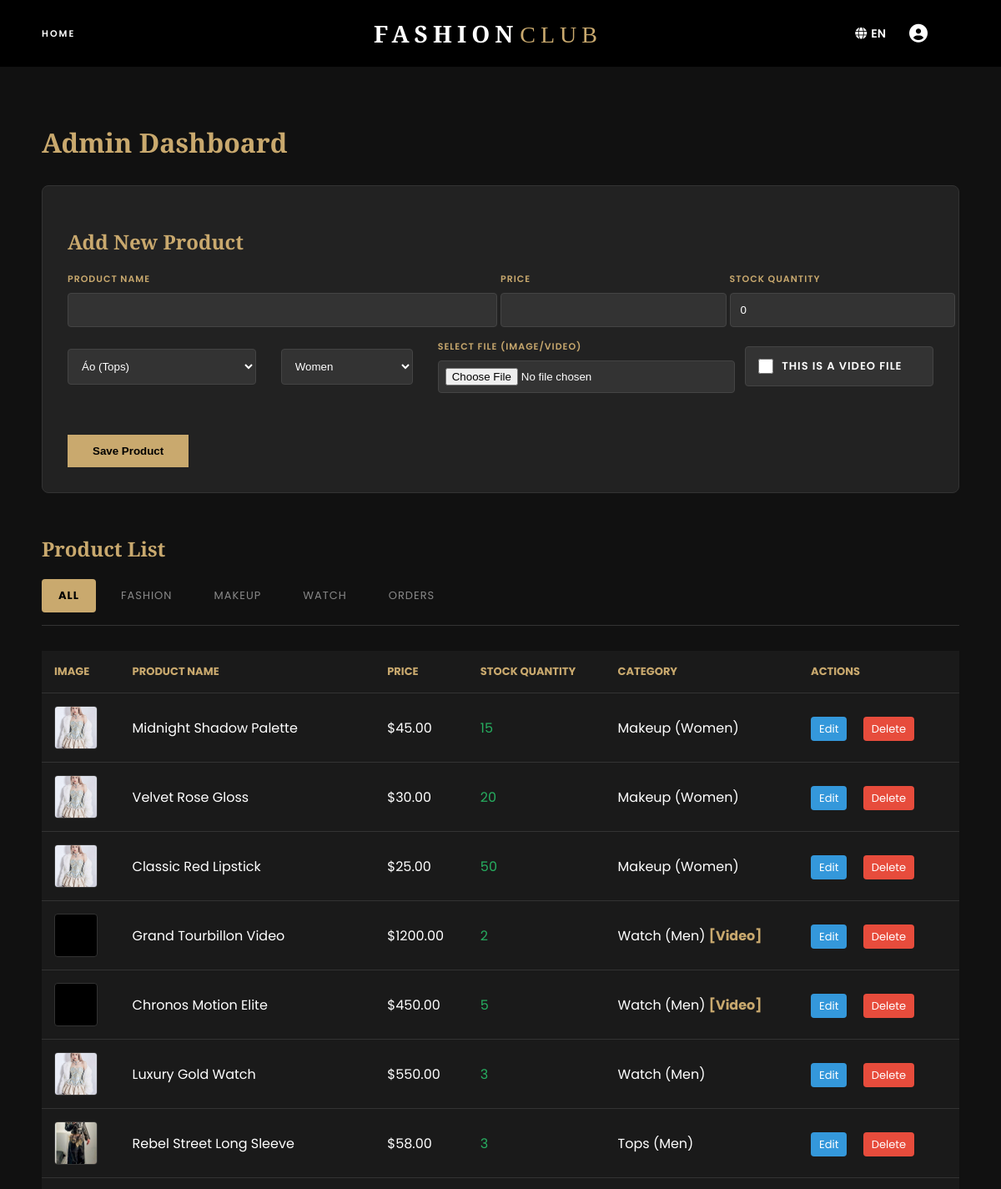
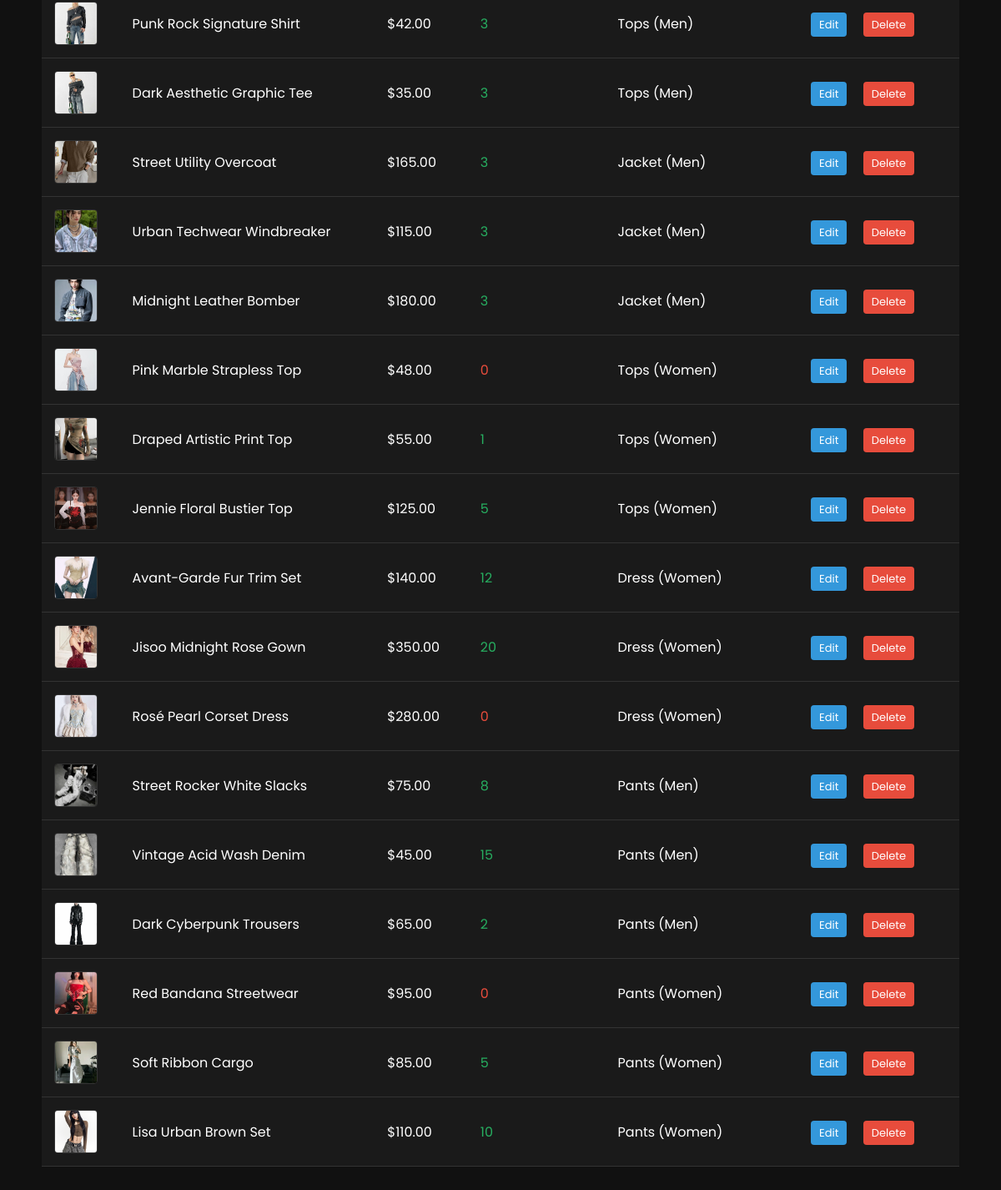
The app's page /html/admin.php (signed in) with its own data (2 pictures, top to bottom).
### tables this page shows
CREATE TABLE IF NOT EXISTS products (
    id INT AUTO_INCREMENT PRIMARY KEY,
    name VARCHAR(100) NOT NULL,
    price DECIMAL(10, 2) NOT NULL,
    quantity INT DEFAULT 0,
    image_url VARCHAR(255),
    category VARCHAR(50),
    gender VARCHAR(20),
    description TEXT,
    is_video BOOLEAN DEFAULT 0
);

### html/admin.php (the view, shortened to what this page needs)
<?php
require_once '../config.php';
$lang = isset($_COOKIE['lang']) ? $_COOKIE['lang'] : 'EN';
$ta = $t_admin[$lang];
$filter = isset($_GET['filter']) ? $_GET['filter'] : 'all';
$filter_query = "";
$edit_product = null;
$current_cat = $edit_product['category'] ?? ($filter !== 'all' && $filter !== 'fashion' ? $filter : 'tops');
$products = null;
$orders = null;
if ($filter === 'orders') {
    $orders = mysqli_query($conn, "SELECT o.id, u.username, p.name as prod_name, od.quantity, od.price, o.created_at, o.status
                                  FROM orders o
                                  JOIN users u ON o.user_id = u.id
                                  JOIN order_details od ON o.id = od.order_id
                                  JOIN products p ON od.product_id = p.id
                                  ORDER BY o.created_at DESC");
} else {
    $products = mysqli_query($conn, "SELECT * FROM products $filter_query ORDER BY id DESC");
}
?>
<!DOCTYPE html>
<html lang="en">
<head>
    <link rel="stylesheet" href="../css/collection.css">
</head>
<body>
    <?php include '../header.php'; ?>
    <div class="admin-container">
        <h1 style="font-family: 'Playfair Display', serif; color: #c9a96e; margin-bottom: 30px;"><?php echo $ta['dashboard']; ?></h1>
        <div class="form-box">
            <h2><?php echo $edit_product ? $ta['edit_prod'] : $ta['add_prod']; ?></h2>
            <form method="POST" enctype="multipart/form-data">
                <div style="display: grid; grid-template-columns: 2fr 1fr 1fr; gap: 30px;">
                    <div>
                        <label><?php echo $ta['prod_name']; ?></label>
                        <input type="text" name="name" value="<?php echo htmlspecialchars($edit_product['name'] ?? ''); ?>" required>
                    </div>
                    <div>
                        <label><?php echo $ta['price']; ?></label>
                        <input type="number" step="0.01" name="price" value="<?php echo htmlspecialchars($edit_product['price'] ?? ''); ?>" required>
                    </div>
                    <div>
                        <label><?php echo $ta['stock']; ?></label>
                        <input type="number" name="quantity" value="<?php echo htmlspecialchars($edit_product['quantity'] ?? '0'); ?>" required>
                    </div>
                </div>
                <div style="display: grid; grid-template-columns: 1fr 0.7fr 1.5fr 1fr; gap: 30px; align-items: center;">
                    <select name="category" style="margin-bottom: 0;">
                        <option value="tops" <?php if($current_cat == 'tops') echo 'selected'; ?>>Áo (Tops)</option>
                    </select>
                    <select name="gender" style="margin-bottom: 0;">
                        <option value="women" <?php if(isset($edit_product) && $edit_product['gender'] == 'women') echo 'selected'; ?>><?php echo $ta['women']; ?></option>
                    </select>
                    <div>
                        <label><?php echo $ta['select_file']; ?></label>
                        <input type="file" name="product_file" accept="image/*,video/*" style="margin-bottom: 0; padding: 8px;">
                    </div>
                    <label style="font-size: 13px; display: flex; align-items: center; gap: 10px; background: #333; padding: 0 15px; border-radius: 4px; border: 1px solid #444; height: 48px; box-sizing: border-box; cursor: pointer; white-space: nowrap; color: #fff; margin-bottom: 0;">
                        <input type="checkbox" name="is_video" <?php if(isset($edit_product) && $edit_product['is_video']) echo 'checked'; ?> style="margin: 0; width: 18px; height: 18px; cursor: pointer;"> <?php echo $ta['is_video']; ?>
                    </label>
                </div>
                <br><br>
                <button type="submit" class="btn-submit"><?php echo $edit_product ? $ta['update_btn'] : $ta['save_btn']; ?></button>
            </form>
        </div>
        <h2 style="font-family: 'Playfair Display', serif; color: #c9a96e; margin-bottom: 20px;">
            <?php echo $filter === 'orders' ? $ta['history_title'] : $ta['list_title']; ?>
        </h2>
        <div class="admin-tabs">
            <a href="admin.php?filter=all" class="tab-link <?php echo $filter == 'all' ? 'active' : ''; ?>"><?php echo $ta['all']; ?></a>
            <a href="admin.php?filter=fashion" class="tab-link <?php echo $filter == 'fashion' ? 'active' : ''; ?>"><?php echo $ta['fashion']; ?></a>
            <a href="admin.php?filter=makeup" class="tab-link <?php echo $filter == 'makeup' ? 'active' : ''; ?>"><?php echo $ta['makeup']; ?></a>
            <a href="admin.php?filter=watch" class="tab-link <?php echo $filter == 'watch' ? 'active' : ''; ?>"><?php echo $ta['watch']; ?></a>
            <a href="admin.php?filter=orders" class="tab-link <?php echo $filter == 'orders' ? 'active' : ''; ?>"><?php echo $ta['orders']; ?></a>
        </div>
        <table>
            <?php if ($filter === 'orders'): ?>
            <thead>
                <tr>
                    <th><?php echo $ta['order_id']; ?></th>
                    <th><?php echo $ta['buyer']; ?></th>
                    <th><?php echo $ta['product']; ?></th>
                    <th><?php echo $ta['qty']; ?></th>
                    <th><?php echo $ta['price']; ?></th>
                    <th><?php echo $ta['date']; ?></th>
                    <th><?php echo $ta['status']; ?></th>
                </tr>
            </thead>
            <tbody>
                <?php while($o = mysqli_fetch_assoc($orders)): ?>
                <tr>
                    <td>#<?php echo $o['id']; ?></td>
                    <td><b style="color: #c9a96e;"><?php echo htmlspecialchars($o['username']); ?></b></td>
                    <td><?php echo htmlspecialchars($o['prod_name']); ?></td>
                    <td><?php echo $o['quantity']; ?></td>
                    <td>$<?php echo $o['price']; ?></td>
                    <td><?php echo date('d/m/Y H:i', strtotime($o['created_at'])); ?></td>
                    <td><span style="background: #27ae60; padding: 3px 8px; border-radius: 3px; font-size: 11px;"><?php echo $o['status']; ?></span></td>
                </tr>
                <?php endwhile; ?>
            </tbody>
            <?php else: ?>
            <thead>
                <tr>
                    <th><?php echo $ta['image']; ?></th>
                    <th><?php echo $ta['prod_name']; ?></th>
                    <th><?php echo $ta['price']; ?></th>
                    <th><?php echo $ta['stock']; ?></th>
                    <th><?php echo $ta['category']; ?></th>
                    <th><?php echo $ta['actions']; ?></th>
                </tr>
            </thead>
            <tbody>
                <?php while($p = mysqli_fetch_assoc($products)): ?>
                <?php
                    $filename = $p['image_url'];
                    if (empty($filename)) {
                        $imgPath = '../img/v4.jpg';
                    } elseif (filter_var($filename, FILTER_VALIDATE_URL)) {
                        $imgPath = $filename;
                    } else {
                        $imgPath = ($p['is_video'] ? '../video/' : '../img/') . $filename;
                    }
                ?>
                <tr>
                    <td>
                        <div style="width: 50px; height: 50px; overflow: hidden; border-radius: 4px; background: #000; border: 1px solid #333;">
                            <?php if ($p['is_video']): ?>
                                <video src="<?php echo $imgPath; ?>" style="width: 100%; height: 100%; object-fit: cover;" muted loop playsinline onmouseover="this.play()" onmouseout="this.pause()"></video>
                            <?php else: ?>
                                <img src="<?php echo $imgPath; ?>" style="width: 100%; height: 100%; object-fit: cover;" onerror="this.src='../img/v4.jpg'">
                            <?php endif; ?>
                        </div>
                    </td>
                    <td><?php echo htmlspecialchars($p['name']); ?></td>
                    <td>$<?php echo $p['price']; ?></td>
                    <td><span style="color: <?php echo $p['quantity'] > 0 ? '#27ae60' : '#e74c3c'; ?>"><?php echo $p['quantity']; ?></span></td>
                    <td style="text-transform: capitalize;"><?php echo $p['category']; ?> (<?php echo $p['gender']; ?>) <?php echo $p['is_video'] ? '<b style="color:#c9a96e">[Video]</b>' : ''; ?></td>
                    <td class="action-links">
                        <a href="admin.php?filter=<?php echo $filter; ?>&edit=<?php echo $p['id']; ?>" class="edit-btn"><?php echo $ta['edit']; ?></a>
                        <a href="admin.php?filter=<?php echo $filter; ?>&delete=<?php echo $p['id']; ?>" class="delete-btn" onclick="return confirm('<?php echo $ta['confirm_delete']; ?>')"><?php echo $ta['delete']; ?></a>
                    </td>
                </tr>
                <?php endwhile; ?>
            </tbody>
            <?php endif; ?>
        </table>
    </div>
</body>
</html>

### header.php (shortened to what this page needs)
<?php
$base_path = '';
if (strpos($_SERVER['PHP_SELF'], '/html/') !== false) {
    $base_path = '../';
} else {
    $base_path = '';
    $html_path = 'html/';
}
$is_home = (basename($_SERVER['PHP_SELF']) == 'index.php');
$is_admin_page = (basename($_SERVER['PHP_SELF']) == 'admin.php');
echo '<link rel="stylesheet" href="https://cdnjs.cloudflare.com/ajax/libs/font-awesome/6.5.0/css/all.min.css">';
$lang = isset($_COOKIE['lang']) ? $_COOKIE['lang'] : 'EN';
$translations = [
    'EN' => [
        'home' => 'Home', 'fashion' => 'Fashion', 'makeup' => 'Makeup', 'watch' => 'Watch',
        'admin' => 'Admin Dashboard', 'logout' => 'Logout', 'login' => 'Login', 'profile' => 'Profile'
    ],
    'VN' => [
        'home' => 'Trang Chủ', 'fashion' => 'Thời Trang', 'makeup' => 'Trang Điểm', 'watch' => 'Đồng Hồ',
        'admin' => 'Quản Trị', 'logout' => 'Đăng Xuất', 'login' => 'Đăng Nhập', 'profile' => 'Trang cá nhân'
    ]
];
$t = $translations[$lang];
?>
<header class="header <?php echo $is_home ? 'home-header' : ''; ?>">
    <div class="header-left">
        <?php if (!$is_home && !$is_admin_page): ?>
            <h1 class="logo" onclick="window.location.href='<?php echo $base_path; ?>index.php'" style="font-size: 24px;">FASHION<span>CLUB</span></h1>
        <?php elseif ($is_admin_page): ?>
            <nav class="main-menu">
                <a href="<?php echo $base_path; ?>index.php" class="nav-link"><?php echo $t['home']; ?></a>
            </nav>
        <?php endif; ?>
    </div>
    <div class="header-center">
        <?php if ($is_home || $is_admin_page): ?>
            <h1 class="logo" onclick="window.location.href='<?php echo $base_path; ?>index.php'">FASHION<span>CLUB</span></h1>
        <?php endif; ?>
    </div>
    <div class="header-right">
        <div class="lang-switcher" onclick="toggleLanguage()" title="Switch Language" style="cursor: pointer; font-size: 14px; font-weight: 600; display: flex; align-items: center; gap: 5px;">
            <i class="fa-solid fa-globe"></i> <span><?php echo $lang; ?></span>
        </div>
        <div class="account-menu">
            <div class="account-trigger" id="accountTrigger" onclick="toggleAccountDropdown(event)" style="cursor: pointer; position: relative; z-index: 10001;">
                <?php if(isset($_SESSION['avatar']) && !empty($_SESSION['avatar'])): ?>
                    <img src="<?php echo $base_path; ?>img/avatars/<?php echo htmlspecialchars($_SESSION['avatar']); ?>" alt="Avatar" class="user-avatar">
                <?php else: ?>
                    <i class="fa-solid fa-circle-user"></i>
                <?php endif; ?>
            </div>
        </div>
    </div>
</header>

### css/collection.css (style rules this page uses)
body { font-family: 'Poppins', sans-serif; background: #ffffff; color: #000000; padding-top: 100px; padding-bottom: 180px; }
.header { position: fixed; top: 0; left: 0; right: 0; height: 80px; padding: 0 80px 0 50px; display: flex; align-items: center; justify-content: space-between; background: #000; border-bottom: none; z-index: 1000; transition: all 0.3s ease; }
.header-left { flex: 1; display: flex; align-items: center; }
.header-center { flex: 1; display: flex; justify-content: center; text-align: center; }
.logo { font-family: 'Playfair Display', serif; font-size: 28px; font-weight: 700; letter-spacing: 6px; color: #fff; text-transform: uppercase; transition: 0.3s; cursor: pointer; white-space: nowrap; }
.logo span { color: #c9a96e; font-weight: 300; margin-left: 2px; }
.main-menu { display: flex; gap: 40px; }
.main-menu a { text-decoration: none; color: #fff; font-size: 11px; font-weight: 600; text-transform: uppercase; letter-spacing: 2px; transition: 0.3s; position: relative; padding: 5px 0; }
.main-menu a::after { content: ''; position: absolute; bottom: 0; left: 0; width: 0; height: 1px; background: #c9a96e; transition: 0.3s ease; }
.header-right { flex: 1; display: flex; justify-content: flex-end; align-items: center; gap: 20px; height: 100%; }
.account-menu { display: flex; align-items: center; }
.lang-switcher { color: #fff; transition: 0.3s; }
.account-menu { position: relative; display: flex; align-items: center; }
.account-trigger { font-size: 22px; cursor: pointer; transition: 0.3s; display: flex; align-items: center; justify-content: center; width: 38px; height: 38px; border-radius: 50%; background: rgba(0, 0, 0, 0.08); color: #fff; transition: color 0.3s ease, background 0.3s ease; }

### html/admin.php (style rules this page uses)
body { background: #111; color: #fff; padding-top: 100px; }
.admin-container { max-width: 1100px; margin: 0 auto; padding: 20px; }
.form-box { background: #222; padding: 30px; border-radius: 8px; border: 1px solid #333; margin-bottom: 50px; }
.form-box h2 { font-family: 'Playfair Display', serif; color: #c9a96e; margin-bottom: 20px; }
label { display: block; margin-bottom: 8px; font-size: 11px; text-transform: uppercase; letter-spacing: 1px; color: #c9a96e; font-weight: 600; }
input, select, textarea { width: 100%; padding: 12px; margin-bottom: 15px; background: #333; border: 1px solid #444; color: #fff; border-radius: 4px; outline: none; transition: 0.3s; }
.btn-submit { background: #c9a96e; color: #000; border: none; padding: 12px 30px; font-weight: bold; cursor: pointer; transition: 0.3s; }
table { width: 100%; border-collapse: collapse; margin-top: 20px; background: #1a1a1a; }
th, td { padding: 15px; text-align: left; border-bottom: 1px solid #333; }
th { color: #c9a96e; text-transform: uppercase; font-size: 13px; }
.action-links a { color: #fff; text-decoration: none; margin-right: 15px; font-size: 13px; padding: 5px 10px; border-radius: 4px; }
.edit-btn { background: #3498db; }
.delete-btn { background: #e74c3c; }
.admin-tabs { display: flex; gap: 10px; margin-bottom: 30px; border-bottom: 1px solid #333; padding-bottom: 15px; }
.tab-link { color: #888; text-decoration: none; padding: 10px 20px; border-radius: 4px; font-size: 13px; text-transform: uppercase; letter-spacing: 1px; transition: 0.3s; }
.tab-link.active { background: #c9a96e; color: #000; font-weight: bold; }

### records on screen
products: is_video 0 (drawn), name "Midnight Shadow Palette", price "45.00", quantity "15", category "Makeup", gender "Women"
products: is_video 0 (drawn), name "Velvet Rose Gloss", price "30.00", quantity "20", category "Makeup", gender "Women"
products: is_video 0 (drawn), name "Classic Red Lipstick", price "25.00", quantity "50", category "Makeup", gender "Women"
products: name "Grand Tourbillon Video", price "1200.00", quantity "2", category "Watch", gender "Men", is_video "[Video]"
products: name "Chronos Motion Elite", price "450.00", quantity "5", category "Watch", gender "Men", is_video "[Video]"
products: is_video 0 (drawn), name "Luxury Gold Watch", price "550.00", quantity "3", category "Watch", gender "Men"
products: is_video+image_url (picture), name "Rebel Street Long Sleeve", price "58.00", quantity "3", category "Tops", gender "Men"
products: is_video+image_url (picture), name "Punk Rock Signature Shirt", price "42.00", quantity "3", category "Tops", gender "Men"
products: is_video+image_url (picture), name "Dark Aesthetic Graphic Tee", price "35.00", quantity "3", category "Tops", gender "Men"
products: is_video+image_url (picture), name "Street Utility Overcoat", price "165.00", quantity "3", category "Jacket", gender "Men"
products: is_video+image_url (picture), name "Urban Techwear Windbreaker", price "115.00", quantity "3", category "Jacket", gender "Men"
products: is_video+image_url (picture), name "Midnight Leather Bomber", price "180.00", quantity "3", category "Jacket", gender "Men"
products: is_video+image_url (picture), name "Pink Marble Strapless Top", price "48.00", quantity "0", category "Tops", gender "Women"
products: is_video+image_url (picture), name "Draped Artistic Print Top", price "55.00", quantity "1", category "Tops", gender "Women"
products: is_video+image_url (picture), name "Jennie Floral Bustier Top", price "125.00", quantity "5", category "Tops", gender "Women"
products: is_video+image_url (picture), name "Avant-Garde Fur Trim Set", price "140.00", quantity "12", category "Dress", gender "Women"
products: is_video+image_url (picture), name "Jisoo Midnight Rose Gown", price "350.00", quantity "20", category "Dress", gender "Women"
products: is_video+image_url (picture), name "Rosé Pearl Corset Dress", price "280.00", quantity "0", category "Dress", gender "Women"
products: is_video+image_url (picture), name "Street Rocker White Slacks", price "75.00", quantity "8", category "Pants", gender "Men"
products: is_video+image_url (picture), name "Vintage Acid Wash Denim", price "45.00", quantity "15", category "Pants", gender "Men"
products: is_video+image_url (picture), name "Dark Cyberpunk Trousers", price "65.00", quantity "2", category "Pants", gender "Men"
products: is_video+image_url (picture), name "Red Bandana Streetwear", price "95.00", quantity "0", category "Pants", gender "Women"
products: is_video+image_url (picture), name "Soft Ribbon Cargo", price "85.00", quantity "5", category "Pants", gender "Women"
products: is_video+image_url (picture), name "Lisa Urban Brown Set", price "110.00", quantity "10", category "Pants", gender "Women"

### other values on screen
$t['home'] "HOME"
$lang "EN"
$ta['dashboard'] "Admin Dashboard"
$ta['add_prod'] "Add New Product"
$ta['prod_name'] "PRODUCT NAME"
$ta['price'] "PRICE"
$ta['stock'] "STOCK QUANTITY"
$ta['select_file'] "SELECT FILE (IMAGE/VIDEO)"
$ta['is_video'] "THIS IS A VIDEO FILE"
$ta['save_btn'] "Save Product"
$ta['list_title'] "Product List"
$ta['all'] "ALL"
$ta['fashion'] "FASHION"
$ta['makeup'] "MAKEUP"
$ta['watch'] "WATCH"
